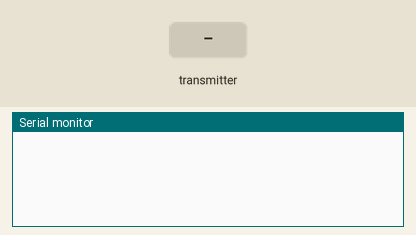
Simulated run of this sketch. Board: Arduino Uno, built with avr-gcc and run on an emulated ATmega328P. On the bench: the last lines printed to the serial monitor. The test bench sets the inputs (shaded band). No radio packets arrive unless stated.

Above: at 1.2 s.
1.3 s: the transmitter starts sending data = 0
At 1.37 s:
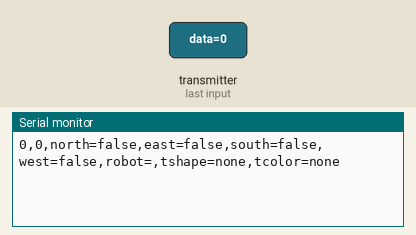
3.2 s: the transmitter starts sending data = 256
At 3.33 s:
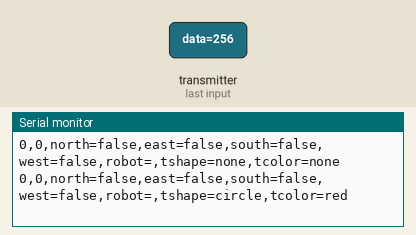
5.1 s: the transmitter starts sending data = 512
At 5.23 s:
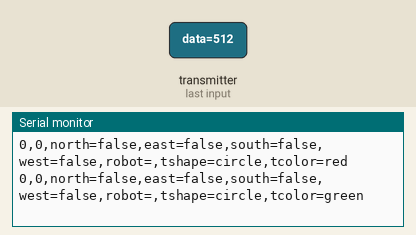
7.1 s: the transmitter starts sending data = 1023
At 7.26 s:
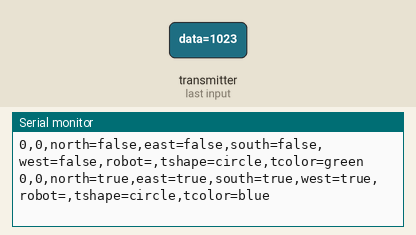
9.1 s: the transmitter starts sending data = 0
At 9.26 s:
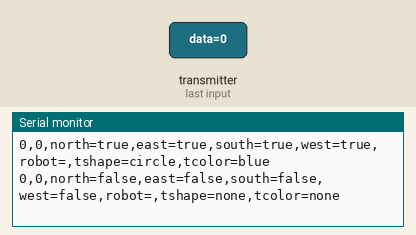
12.1 s: the transmitter starts sending data = 256
At 12.33 s:
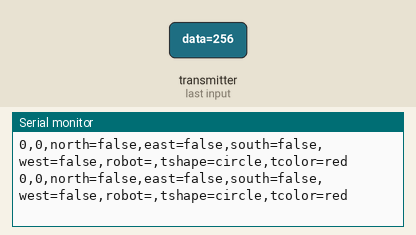

Measured:
- after the input at 1.3 s, the serial monitor: prints a new line at once (image 1)
- after the input at 3.2 s, the serial monitor: prints a new line after 0.06 s (image 2)
- after the input at 5.1 s, the serial monitor: prints a new line after 0.06 s (image 3)
- after the input at 7.1 s, the serial monitor: prints a new line after 0.10 s (image 4)
- after the input at 9.1 s, the serial monitor: prints a new line after 0.09 s (image 5)
- after the input at 12.1 s, the serial monitor: prints a new line after 0.08 s (image 6)

The sketch:

receive_code.ino
```cpp
// (licence header left out)
/**
 * Example for Getting Started with nRF24L01+ radios.
 *
 * This is an example of how to use the RF24 class.  Write this sketch to two
 * different nodes.  Put one of the nodes into 'transmit' mode by connecting
 * with the serial monitor and sending a 'T'.  The ping node sends the current
 * time to the pong node, which responds by sending the value back.  The ping
 * node can then see how long the whole cycle took.
 */

#include <SPI.h>
#include "nRF24L01.h"
#include "RF24.h"
#include "printf.h"

int data_array[32];
unsigned long data;

int x = 0;
int y = 0;
bool first = true;
int facing;

int width;
int height;

String xstring;
String ystring;
String west;
String east;
String north;
String south;
String robot;
String tshape;
String tcolor;

//
// Hardware configuration
//

// Set up nRF24L01 radio on SPI bus plus pins 9 & 10

RF24 radio(9,10);

//
// Topology
//

// Radio pipe addresses for the 2 nodes to communicate.
const uint64_t pipes[2] = { 0x0000000048LL, 0x0000000049LL };

//
// Role management
//
// Set up role.  This sketch uses the same software for all the nodes
// in this system.  Doing so greatly simplifies testing.
//

// The various roles supported by this sketch
typedef enum { role_ping_out = 1, role_pong_back } role_e;

// The debug-friendly names of those roles
const char* role_friendly_name[] = { "invalid", "Ping out", "Pong back"};

// The role of the current running sketch
role_e role = role_pong_back;

unsigned long time;
unsigned long vals[4] = {1000, 9000, 2222, 192903};
int count = 0;
void setup(void){
  //
  // Print preamble
  //

  Serial.begin(9600);
 // printf_begin();


  //
  // Setup and configure rf radio
  //

  radio.begin();

  // optionally, increase the delay between retries & # of retries
  radio.setRetries(15,15);
  radio.setAutoAck(true);
  // set the channel
  radio.setChannel(0x50);
  // set the power
  // RF24_PA_MIN=-18dBm, RF24_PA_LOW=-12dBm, RF24_PA_MED=-6dBM, and RF24_PA_HIGH=0dBm.
  radio.setPALevel(RF24_PA_MIN);
  //RF24_250KBPS for 250kbs, RF24_1MBPS for 1Mbps, or RF24_2MBPS for 2Mbps
  radio.setDataRate(RF24_250KBPS);

  // optionally, reduce the payload size.  seems to
  // improve reliability
  //radio.setPayloadSize(8);

  //
  // Open pipes to other nodes for communication
  //

  // This simple sketch opens two pipes for these two nodes to communicate
  // back and forth.
  // Open 'our' pipe for writing
  // Open the 'other' pipe for reading, in position #1 (we can have up to 5 pipes open for reading)

  if ( role == role_ping_out )
  {
    radio.openWritingPipe(pipes[0]);
    radio.openReadingPipe(1,pipes[1]);
  }
  else
  {
    radio.openWritingPipe(pipes[1]);
    radio.openReadingPipe(1,pipes[0]);
  }

  //
  // Start listening
  //

  radio.startListening();

  //
  // Dump the configuration of the rf unit for debugging
  //

  //radio.printDetails();
}

void loop() {
  role = role_pong_back;

  if ( role == role_pong_back )
  {
    // if there is data ready
    if ( radio.available() )
    {
      // Dump the payloads until we've gotten everything
      unsigned long got_time;
      bool done = false;
      while (!done)
      {
        // Fetch the payload, and see if this was the last one.
        done = radio.read( &data, sizeof(data) );
        decipher();

        // Spew it

        // Delay just a little bit to let the other unit
        // make the transition to receiver
        delay(20);

      }

      // First, stop listening so we can talk
      radio.stopListening();

      // Send the final one back.
      radio.write( &got_time, sizeof(unsigned long) );


      // Now, resume listening so we catch the next packets.
      radio.startListening();
    }
  }

  //
  // Change roles
  //

  if ( Serial.available() )
  {
    char c = toupper(Serial.read());
    if ( c == 'T' && role == role_pong_back )
    {
      printf("*** CHANGING TO TRANSMIT ROLE -- PRESS 'R' TO SWITCH BACK\n\r");

      // Become the primary transmitter (ping out)
      role = role_ping_out;
      radio.openWritingPipe(pipes[0]);
      radio.openReadingPipe(1,pipes[1]);
    }
    else if ( c == 'R' && role == role_ping_out )
    {
      printf("*** CHANGING TO RECEIVE ROLE -- PRESS 'T' TO SWITCH BACK\n\r");

      // Become the primary receiver (pong back)
      role = role_pong_back;
      radio.openWritingPipe(pipes[1]);
      radio.openReadingPipe(1,pipes[0]);
    }
  }
}


void decipher() {
  // Parse byte array into 1D int array
  height = 3;
  width = 2

  ;
  for (int i = 0; i < 4; i++) {
    for (int j = 0; j < 8; j++) {
      int k = 8 * i + j;
      data_array[k] = int(bitRead(data,k));
    //  Serial.print(data_array[k]);
    }
  }
  //Serial.println("");
  // Other Robot Information
  //i don't think we actually transmit this info
  for (int k = 0; k<8;k++) {
    //Serial.print(data_array[7-k]);
  }
  /*Serial.println();
  for (int k = 0; k<8;k++) {
    Serial.print(data_array[15-k]);
  }
  Serial.println();
  for (int k = 0; k<8;k++) {
    Serial.print(data_array[23-k]);
  }
  Serial.println();
  for (int k =0 ; k<8;k++) {
    Serial.print(data_array[31-k]);
  }
  Serial.println();
*/
  // Wall information
  if (data_array[3] == 1) {
    north = "true";
  }
  else {
    north = "false";
  }

  if (data_array[2] == 1) {
    east = "true";
  }
  else {
    east = "false";
  }

  if (data_array[1] == 1) {
    south = "true";
  }
  else {
    south = "false";
  }

  if (data_array[0] == 1) {
    west = "true";
  }
  else {
    west = "false";
  }
  bool treasure_exists = !(!data_array[8] && !data_array[9] &&
    !data_array[12] && !data_array[13] && !data_array[16] && !data_array[17]
    && !data_array[20] && !data_array[21]);
  int wall = 5;
  if (treasure_exists) {
    for (int k = 0; k < 4; k++) {
      if(data_array[8 + 4*k] || data_array[9 + 4*k] ||
      data_array[10 + 4*k] || data_array[11 + 4*k]) {
          wall = k; // wall stores the wall at which the treasure is placed.
        }
    }
    //determine shape info
    if (data_array[11 + 4*wall]) {
      if (data_array[10 + 4*wall]) {
        tshape = "triangle";
      }
      else tshape = "square";
    }
    else {
      tshape = "circle";
    }

    //determine color info
    if (data_array[9 + 4*wall]) {
      if (data_array[8 + 4*wall]) {
        tcolor = "blue";
      }
      else tcolor = "green";
    }
    else {
      tcolor = "red";
    }
  }
  else {
    tshape = "none";
    tcolor = "none";
  }
  // Start at 0 and mark first false
  if (first) {
    x = 0;
    y = 0;
    first = false;
  }
  byte pos = 0;
  for (int k = 0; k < 8; k++) {
    bitWrite(pos, k, data_array[24+k]);
    //Serial.print(data_array[24+k]);
  }
  //Serial.println("Position is: ");
  //Serial.println(pos);
  xstring = pos % width;
  ystring = pos/width;

  //updated this line to print treasure info.
  //Serial.println();
  Serial.println(ystring + "," + xstring + "," + "north=" + north + "," + "east=" + east + "," + "south=" + south + "," + "west=" + west + "," + "robot=" + robot + "," + "tshape=" + tshape + "," + "tcolor=" + tcolor);
//Serial.println("2" + "," + "3" + "," + "north=" + north + "," + "east=" + east + "," + "south=" + south + "," + "west=" + west)
  if (data_array[2] == 0) {
    if (data_array[3] == 0) {
      facing = 0;
    }
    else {
      facing = 1;
    }
  }
  else {
    if (data_array[3] == 0) {
      facing = 2;
    }
    else {
      facing = 3;
    }
  }

  switch (facing) {
    case 0: y--; break;
    case 1: x++; break;
    case 2: y++; break;
    case 3: x--; break;
  }
}
```
